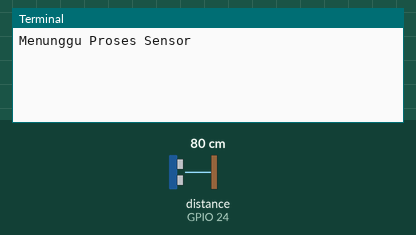
Bench run of a program on a simulated Raspberry Pi (BCM pin numbers). On the bench: the last lines printed to the terminal. The test bench sets the inputs (shaded band); at power-on: distance to the obstacle (sensor on GPIO 24) 80 cm. The echo pulse lasts 58.3 µs per cm; the clock reads 2024-03-15 10:24:30 at power-on unless the program sets it; databases and web services accept everything at once and return nothing.

Above: at 1.2 s.
1.3 s: distance to the obstacle (sensor on GPIO 24) set to 2 cm
At 6.2 s:
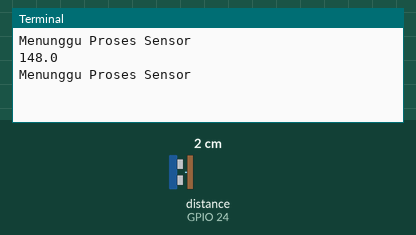
11.5 s: distance to the obstacle (sensor on GPIO 24) set to 4 cm
At 16.3 s:
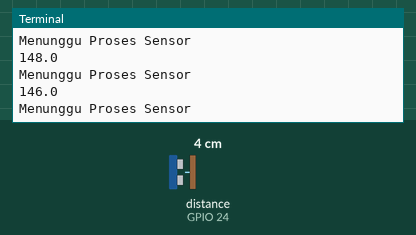

The program:

twitter_notif.py
```python
import sys,datetime,os

from twython import Twython
CONSUMER_KEY = 'vpAWlpzZtW2Q6TewsgYkFxxxx'                              # Replace your Consumer key
CONSUMER_SECRET = 'V677rvSv4fMwntu8BvUSHlVvVu960ChBuG5Xq6uhDs21Cbxxxx'  # Replace your Consumer secret
ACCESS_KEY = '275364227-JhD1qE6X6uT61bYRbQ6CGr2qK1DXoeKnSHaRxxxx'       # Replace your Access key
ACCESS_SECRET = 'mcXKf4ns8EdBpRu5MHBf7p4dumZnKbqC1CMlw2681xxxx'         # Replace your Access secret
api = Twython(CONSUMER_KEY,CONSUMER_SECRET,ACCESS_KEY,ACCESS_SECRET)
import RPi.GPIO as GPIO
import time
GPIO.setwarnings(False)
GPIO.setmode(GPIO.BCM)
TRIG = 23
ECHO = 24
GPIO.setup(TRIG,GPIO.OUT)
GPIO.setup(ECHO,GPIO.IN)
while(True):
        tim=datetime.datetime.now()
        GPIO.output(TRIG, False)
        print "Menunggu Proses Sensor"
        time.sleep(5)
        GPIO.output(TRIG, True)
        time.sleep(0.00001)
        GPIO.output(TRIG, False)
        while GPIO.input(ECHO)==0:
          pulse_start = time.time()
        while GPIO.input(ECHO)==1:
          pulse_end = time.time()
        pulse_duration = pulse_end - pulse_start
        distance = pulse_duration * 17150
        tinggi_air = 150 - distance
        tinggi_air = round(tinggi_air)
        print(tinggi_air)
        if(tinggi_air>100):
                 api.update_status(status='Tolong Segera Tinggalkan Area Sungai Dusun Bendungan, Ketinggian Air Sungai= %dcm pada %s #fb'%(tinggi_air,tim))
GPIO.cleanup()
```

Measured:
- after the input at 1.3 s, the terminal: prints a new line after 3.7 s (image 1)
- after the input at 11.5 s, the terminal: prints a new line after 3.5 s (image 2)
